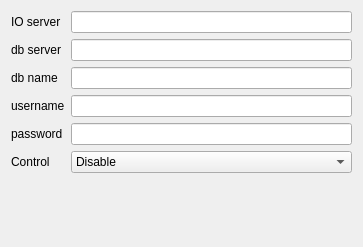
         <widget class="QWidget" name="tab_2">
          <attribute name="title">
           <string>Дифузія</string>
          </attribute>
          <layout class="QGridLayout" name="gridLayout_5">
           <item row="0" column="0">
            <widget class="QLabel" name="label_8">
             <property name="text">
              <string>IO server</string>
             </property>
            </widget>
           </item>
           <item row="0" column="1">
            <widget class="QLineEdit" name="le_ioserv_1"/>
           </item>
           <item row="1" column="0">
            <widget class="QLabel" name="label_9">
             <property name="text">
              <string>db server</string>
             </property>
            </widget>
           </item>
           <item row="1" column="1">
            <widget class="QLineEdit" name="le_dbserv_1"/>
           </item>
           <item row="2" column="0">
            <widget class="QLabel" name="label_10">
             <property name="text">
              <string>db name</string>
             </property>
            </widget>
           </item>
           <item row="2" column="1">
            <widget class="QLineEdit" name="le_dbname_1"/>
           </item>
           <item row="3" column="0">
            <widget class="QLabel" name="label_11">
             <property name="text">
              <string>username</string>
             </property>
            </widget>
           </item>
           <item row="3" column="1">
            <widget class="QLineEdit" name="le_username_1"/>
           </item>
           <item row="4" column="0">
            <widget class="QLabel" name="label_12">
             <property name="text">
              <string>password</string>
             </property>
            </widget>
           </item>
           <item row="4" column="1">
            <widget class="QLineEdit" name="le_passwd_1">
             <property name="inputMask">
              <string/>
             </property>
             <property name="text">
              <string/>
             </property>
            </widget>
           </item>
           <item row="6" column="0" colspan="2">
            <spacer name="verticalSpacer_3">
             <property name="orientation">
              <enum>Qt::Vertical</enum>
             </property>
             <property name="sizeHint" stdset="0">
              <size>
               <width>341</width>
               <height>63</height>
              </size>
             </property>
            </spacer>
           </item>
           <item row="5" column="0">
            <widget class="QLabel" name="label_24">
             <property name="text">
              <string>Control</string>
             </property>
            </widget>
           </item>
           <item row="5" column="1">
            <widget class="QComboBox" name="bxcMode_0">
             <item>
              <property name="text">
               <string>Disable</string>
              </property>
             </item>
             <item>
              <property name="text">
               <string>Enable</string>
              </property>
             </item>
            </widget>
           </item>
          </layout>
         </widget>
